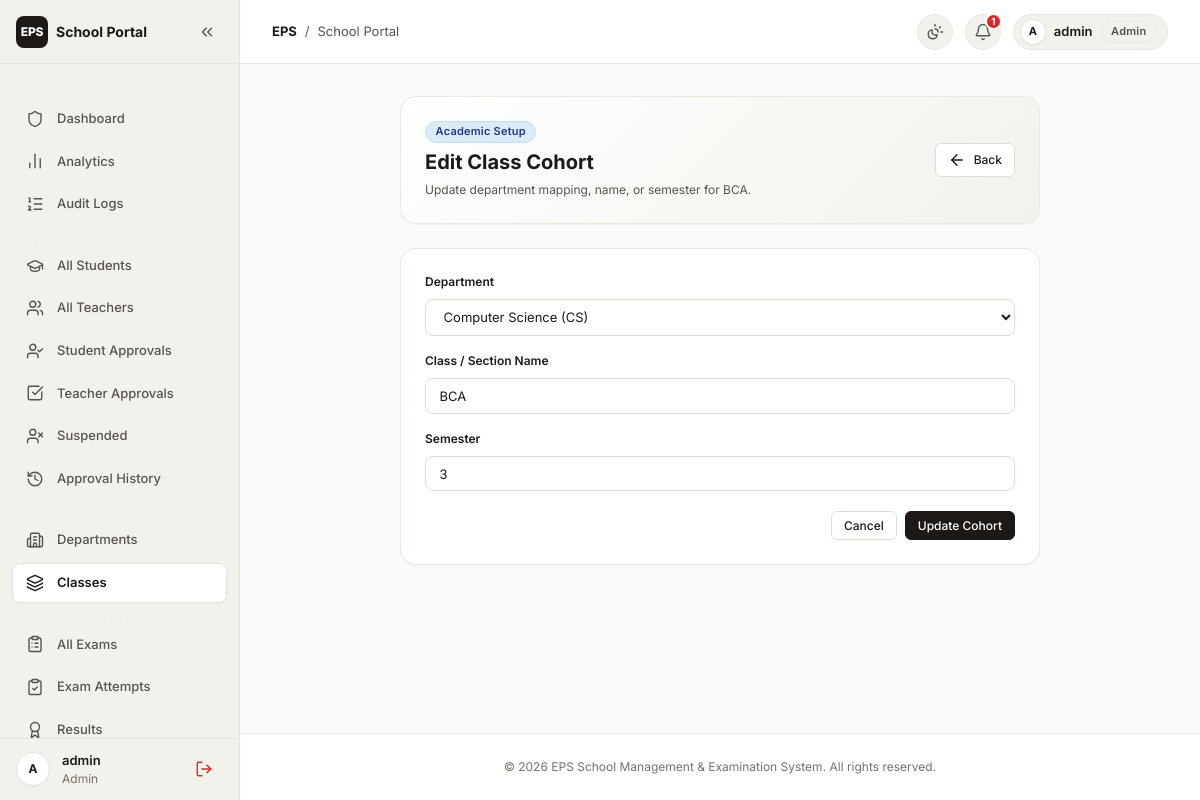
The page /accounts/admin/classes/1/edit/ (signed in) on the database its author committed.
### accounts/models.py (models this page shows, shortened)
class User(AbstractUser):
    ROLE_CHOICES = (
        ('admin', 'Administrator'),
        ('teacher', 'Teacher'),
        ('student', 'Student'),
    )
    role = models.CharField(
        max_length=10,
        choices=ROLE_CHOICES,
        default='student'
    )

class ClassGroup(models.Model):
    department = models.ForeignKey(
        Department,
        on_delete=models.CASCADE,
        related_name='classes'
    )
    name = models.CharField(max_length=100)
    semester = models.CharField(max_length=20)
    created_at = models.DateTimeField(auto_now_add=True)
    class Meta:
        unique_together = ('department', 'name', 'semester')

### accounts/views.py (the view)
# urls.py: path('admin/classes/<int:class_id>/edit/', views.admin_edit_class, name='admin_edit_class'),
@admin_required
def admin_edit_class(request, class_id):
    cls = get_object_or_404(ClassGroup, id=class_id)
    if request.method == 'POST':
        form = ClassGroupForm(request.POST, instance=cls)
        if form.is_valid():
            form.save()
            log_audit(request.user, 'CLASS_UPDATED', None, request, f"Updated class {cls.name}")
            messages.success(request, f"Class '{cls.name}' updated successfully.")
            return redirect('admin_classes')
    else:
        form = ClassGroupForm(instance=cls)
    return render(request, 'accounts/admin_edit_class.html', {
        'cls': cls,
        'form': form,
    })

### templates/accounts/admin_edit_class.html (shortened to what this page needs)
{% extends 'base.html' %}
{% block content %}
<div style="max-width: 640px; margin: 0 auto; display: flex; flex-direction: column; gap: var(--space-6);">
    <div class="card" style="padding: var(--space-6); background: linear-gradient(135deg, #FFFFFF 0%, var(--bg-subtle) 100%);">
        <div style="display: flex; justify-content: space-between; align-items: center; gap: var(--space-4); flex-wrap: wrap;">
            <div>
                <div style="display: flex; align-items: center; gap: var(--space-2); margin-bottom: var(--space-1);">
                    <span class="badge badge--student">Academic Setup</span>
                </div>
                <h1 style="font-size: var(--font-size-xl); font-weight: 700; color: var(--text-primary); margin: 0;">
                    Edit Class Cohort
                </h1>
                <p style="font-size: var(--font-size-xs); color: var(--text-secondary); margin: var(--space-1) 0 0 0;">
                    Update department mapping, name, or semester for {{ cls.name }}.
                </p>
            </div>
            <div>
                <a href="{% url 'admin_classes' %}" class="btn btn-secondary btn-sm">
                    <i data-lucide="arrow-left" class="lucide-icon icon-sm"></i>
                    <span>Back</span>
                </a>
            </div>
        </div>
    </div>
    <div class="card" style="padding: var(--space-6);">
        <form method="POST">
            <div class="form-group">
                <label class="form-label">Department</label>
                {{ form.department }}
            </div>
            <div class="form-group">
                <label class="form-label">Class / Section Name</label>
                {{ form.name }}
            </div>
            <div class="form-group">
                <label class="form-label">Semester</label>
                {{ form.semester }}
            </div>
            <div style="display: flex; justify-content: flex-end; gap: var(--space-2); margin-top: var(--space-5);">
                <a href="{% url 'admin_classes' %}" class="btn btn-secondary btn-sm">Cancel</a>
                <button type="submit" class="btn btn-primary btn-sm">Update Cohort</button>
            </div>
        </form>
    </div>
</div>
{% endblock %}

### templates/base.html (shortened to what this page needs)
{% load static %}
<!DOCTYPE html>
<html lang="en" data-theme="light">
<head>
    <link rel="stylesheet" href="{% static 'css/design-tokens.css' %}">
    <link rel="stylesheet" href="{% static 'css/bento.css' %}">
    <link rel="stylesheet" href="{% static 'css/styles.css' %}">
</head>
<body>
    {% if request.user.is_authenticated %}
        <div class="app-shell">
            <aside class="app-sidebar" id="app-sidebar">
                <div class="app-sidebar__header">
                    <a href="{% url 'home' %}" class="app-sidebar__brand">
                        <span class="brand-badge">EPS</span>
                        <span class="app-sidebar__brand-text">School Portal</span>
                    </a>
                    <button type="button" id="sidebar-toggle" title="Collapse Sidebar" class="app-sidebar__toggle-btn" aria-label="Toggle Sidebar">
                        <i data-lucide="chevrons-left" class="lucide-icon"></i>
                    </button>
                </div>
                <nav class="app-sidebar__nav">
                    {% if request.user.role == 'student' %}
                        <div class="nav-section-title">Student</div>
                        <a href="{% url 'student_dashboard' %}" data-tooltip="Dashboard" class="nav-item {% if request.resolver_match.url_name == 'student_dashboard' %}is-active{% endif %}">
                            <span class="nav-item__icon"><i data-lucide="layout-dashboard" class="lucide-icon"></i></span>
                            <span class="nav-item__label">Dashboard</span>
                        </a>
                        <a href="{% url 'student_exam_list' %}" data-tooltip="My Exams" class="nav-item {% if request.resolver_match.url_name == 'student_exam_list' %}is-active{% endif %}">
                            <span class="nav-item__icon"><i data-lucide="file-text" class="lucide-icon"></i></span>
                            <span class="nav-item__label">My Exams</span>
                        </a>
                        <a href="{% url 'student_results' %}" data-tooltip="My Results" class="nav-item {% if request.resolver_match.url_name == 'student_results' or request.resolver_match.url_name == 'student_result_detail' %}is-active{% endif %}">
                            <span class="nav-item__icon"><i data-lucide="award" class="lucide-icon"></i></span>
                            <span class="nav-item__label">My Results</span>
                        </a>
                        <a href="{% url 'notifications_list' %}" data-tooltip="Notifications" class="nav-item {% if request.resolver_match.url_name == 'notifications_list' %}is-active{% endif %}">
                            <span class="nav-item__icon"><i data-lucide="bell" class="lucide-icon"></i></span>
                            <span class="nav-item__label">Notifications</span>
                            {% if unread_notification_count and unread_notification_count > 0 %}
                                <span class="badge badge--danger" style="margin-left: auto;">{{ unread_notification_count }}</span>
                            {% endif %}
                        </a>
                    {% elif request.user.role == 'admin' or request.user.is_superuser %}
                        <div class="nav-section-title">Overview</div>
                        <a href="{% url 'admin_dashboard' %}" data-tooltip="Dashboard" class="nav-item {% if request.resolver_match.url_name == 'admin_dashboard' %}is-active{% endif %}">
                            <span class="nav-item__icon"><i data-lucide="shield" class="lucide-icon"></i></span>
                            <span class="nav-item__label">Dashboard</span>
                        </a>
                        <a href="{% url 'admin_analytics' %}" data-tooltip="Analytics" class="nav-item {% if request.resolver_match.url_name == 'admin_analytics' %}is-active{% endif %}">
                            <span class="nav-item__icon"><i data-lucide="bar-chart-2" class="lucide-icon"></i></span>
                            <span class="nav-item__label">Analytics</span>
                        </a>
                        <a href="{% url 'admin_audit_logs' %}" data-tooltip="Audit Logs" class="nav-item {% if request.resolver_match.url_name == 'admin_audit_logs' %}is-active{% endif %}">
                            <span class="nav-item__icon"><i data-lucide="list-ordered" class="lucide-icon"></i></span>
                            <span class="nav-item__label">Audit Logs</span>
                        </a>
                        <div class="nav-section-title">School People</div>
                        <a href="{% url 'admin_students' %}" data-tooltip="All Students" class="nav-item ">
                            <span class="nav-item__icon"><i data-lucide="graduation-cap" class="lucide-icon"></i></span>
                            <span class="nav-item__label">All Students</span>
                        </a>
                        <a href="{% url 'admin_teachers' %}" data-tooltip="All Teachers" class="nav-item ">
                            <span class="nav-item__icon"><i data-lucide="users" class="lucide-icon"></i></span>
                            <span class="nav-item__label">All Teachers</span>
                        </a>
                        <a href="{% url 'admin_student_approvals' %}" data-tooltip="Student Approvals" class="nav-item {% if request.resolver_match.url_name == 'admin_student_approvals' %}is-active{% endif %}">
                            <span class="nav-item__icon"><i data-lucide="user-check" class="lucide-icon"></i></span>
                            <span class="nav-item__label">Student Approvals</span>
                        </a>
                        <a href="{% url 'admin_teacher_approvals' %}" data-tooltip="Teacher Approvals" class="nav-item {% if request.resolver_match.url_name == 'admin_teacher_approvals' %}is-active{% endif %}">
                            <span class="nav-item__icon"><i data-lucide="check-square" class="lucide-icon"></i></span>
                            <span class="nav-item__label">Teacher Approvals</span>
                        </a>
                        <a href="{% url 'admin_suspended_accounts' %}" data-tooltip="Suspended Users" class="nav-item {% if request.resolver_match.url_name == 'admin_suspended_accounts' %}is-active{% endif %}">
                            <span class="nav-item__icon"><i data-lucide="user-x" class="lucide-icon"></i></span>
                            <span class="nav-item__label">Suspended</span>
                        </a>
                        <a href="{% url 'admin_approval_history' %}" data-tooltip="Approval History" class="nav-item {% if request.resolver_match.url_name == 'admin_approval_history' %}is-active{% endif %}">
                            <span class="nav-item__icon"><i data-lucide="history" class="lucide-icon"></i></span>
                            <span class="nav-item__label">Approval History</span>
                        </a>
                        <div class="nav-section-title">Academic Setup</div>
                        <a href="{% url 'admin_departments' %}" data-tooltip="Departments" class="nav-item ">
                            <span class="nav-item__icon"><i data-lucide="building-2" class="lucide-icon"></i></span>
                            <span class="nav-item__label">Departments</span>
                        </a>
                        <a href="{% url 'admin_classes' %}" data-tooltip="Classes" class="nav-item {% if request.resolver_match.url_name == 'admin_classes' or request.resolver_match.url_name == 'admin_edit_class' %}is-active{% endif %}">
                            <span class="nav-item__icon"><i data-lucide="layers" class="lucide-icon"></i></span>
                            <span class="nav-item__label">Classes</span>
                        </a>
                        <div class="nav-section-title">Exams & Proctoring</div>
                        <a href="{% url 'admin_all_exams' %}" data-tooltip="All Exams" class="nav-item {% if request.resolver_match.url_name == 'admin_all_exams' %}is-active{% endif %}">
                            <span class="nav-item__icon"><i data-lucide="clipboard-list" class="lucide-icon"></i></span>
                            <span class="nav-item__label">All Exams</span>
                        </a>
                        <a href="{% url 'admin_exam_attempts' %}" data-tooltip="Exam Attempts" class="nav-item {% if request.resolver_match.url_name == 'admin_exam_attempts' %}is-active{% endif %}">
                            <span class="nav-item__icon"><i data-lucide="clipboard-check" class="lucide-icon"></i></span>
                            <span class="nav-item__label">Exam Attempts</span>
                        </a>
                        <a href="{% url 'admin_results_overview' %}" data-tooltip="Results" class="nav-item {% if request.resolver_match.url_name == 'admin_results_overview' %}is-active{% endif %}">
                            <span class="nav-item__icon"><i data-lucide="award" class="lucide-icon"></i></span>
                            <span class="nav-item__label">Results</span>
                        </a>
                    {% endif %}
                </nav>
                <div class="app-sidebar__footer">
                    <div class="user-avatar-circle">
                        {{ request.user.username|slice:":1"|upper }}
                    </div>
                    <div class="user-info-text" style="flex: 1 1 auto; overflow: hidden;">
                        <div style="font-weight: 600; color: var(--text-primary); text-overflow: ellipsis; overflow: hidden; white-space: nowrap; font-size: var(--font-size-sm);">
                            {{ request.user.get_full_name|default:request.user.username }}
                        </div>
                        <div style="color: var(--text-muted); font-size: var(--font-size-xs);">
                            {{ request.user.role|title }}
                        </div>
                    </div>
                    <a href="{% url 'user_logout' %}" title="Log Out" class="btn btn-ghost btn-xs" aria-label="Log out">
                        <i data-lucide="log-out" class="lucide-icon" style="color: var(--danger);"></i>
                    </a>
                </div>
            </aside>
            <div class="app-main">
                <header class="app-header">
                    <div class="app-header__left">
                        <div style="display: flex; align-items: center; gap: var(--space-2); font-size: var(--font-size-sm); color: var(--text-secondary);">
                            <span style="font-weight: 700; color: var(--text-primary);">EPS</span>
                            <span>/</span>
                            <span>School Portal</span>
                        </div>
                    </div>
                    <div class="app-header__right">
                        <button type="button" class="theme-toggle-btn" title="Toggle Light / Dark Mode" aria-label="Toggle theme">
                            <i data-lucide="sun-moon" class="lucide-icon"></i>
                        </button>
                        <a href="{% url 'notifications_list' %}" class="notification-bell-btn" title="Notifications" aria-label="Notifications">
                            <i data-lucide="bell" class="lucide-icon"></i>
                            {% if unread_notification_count and unread_notification_count > 0 %}
                                <span class="notification-pill-badge">{{ unread_notification_count }}</span>
                            {% endif %}
                        </a>
                        <div class="user-identity-chip">
                            <span class="user-avatar-circle" style="width: 26px; height: 26px; font-size: 11px;">
                                {{ request.user.username|slice:":1"|upper }}
                            </span>
                            <span style="font-weight: 600; font-size: var(--font-size-sm); color: var(--text-primary);">
                                {{ request.user.username }}
                            </span>
                            <span class="badge badge--neutral">
                                {{ request.user.role|title }}
                            </span>
                        </div>
                    </div>
                </header>
    {% endif %}
    <main class="app-content" {% if not request.user.is_authenticated %}style="padding-top: var(--space-8);"{% endif %}>
        {% block content %}{% endblock %}
    </main>
    <footer class="footer">
        <p>&copy; 2026 EPS School Management & Examination System. All rights reserved.</p>
    </footer>
    {% if request.user.is_authenticated %}
            </div>
        </div>
    {% endif %}
</body>
</html>

### rows shown on the page
User: user.username "A", user.get_full_name "admin", user.role "Admin", user.username "admin"
ClassGroup: name "BCA", department "Computer Science (CS)", semester "3"

### other values the page prints
{{ unread_notification_count }} "1"
